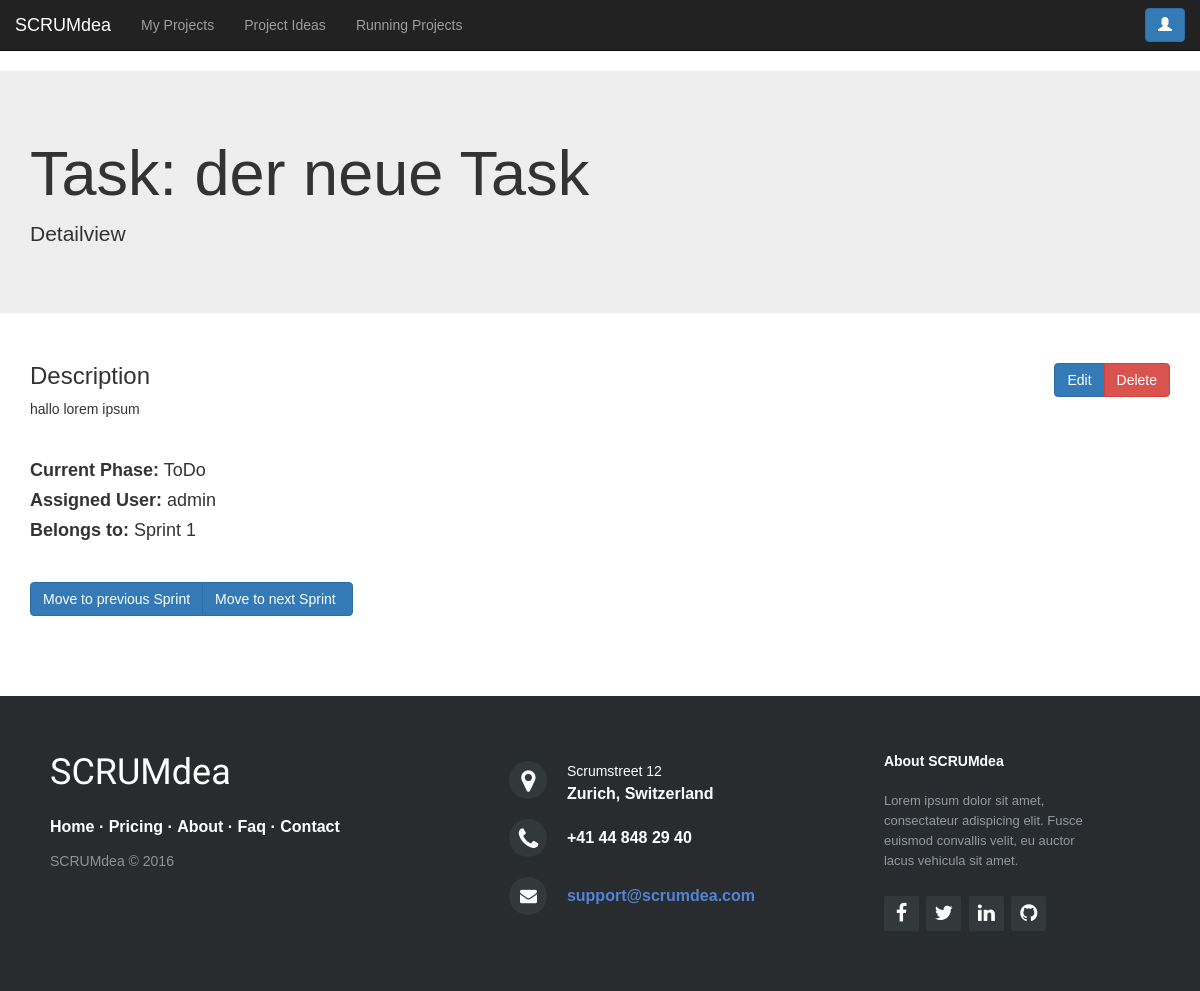
Before: /projects/14/sprints/18/tasks/20/ (signed in) with the older database file.
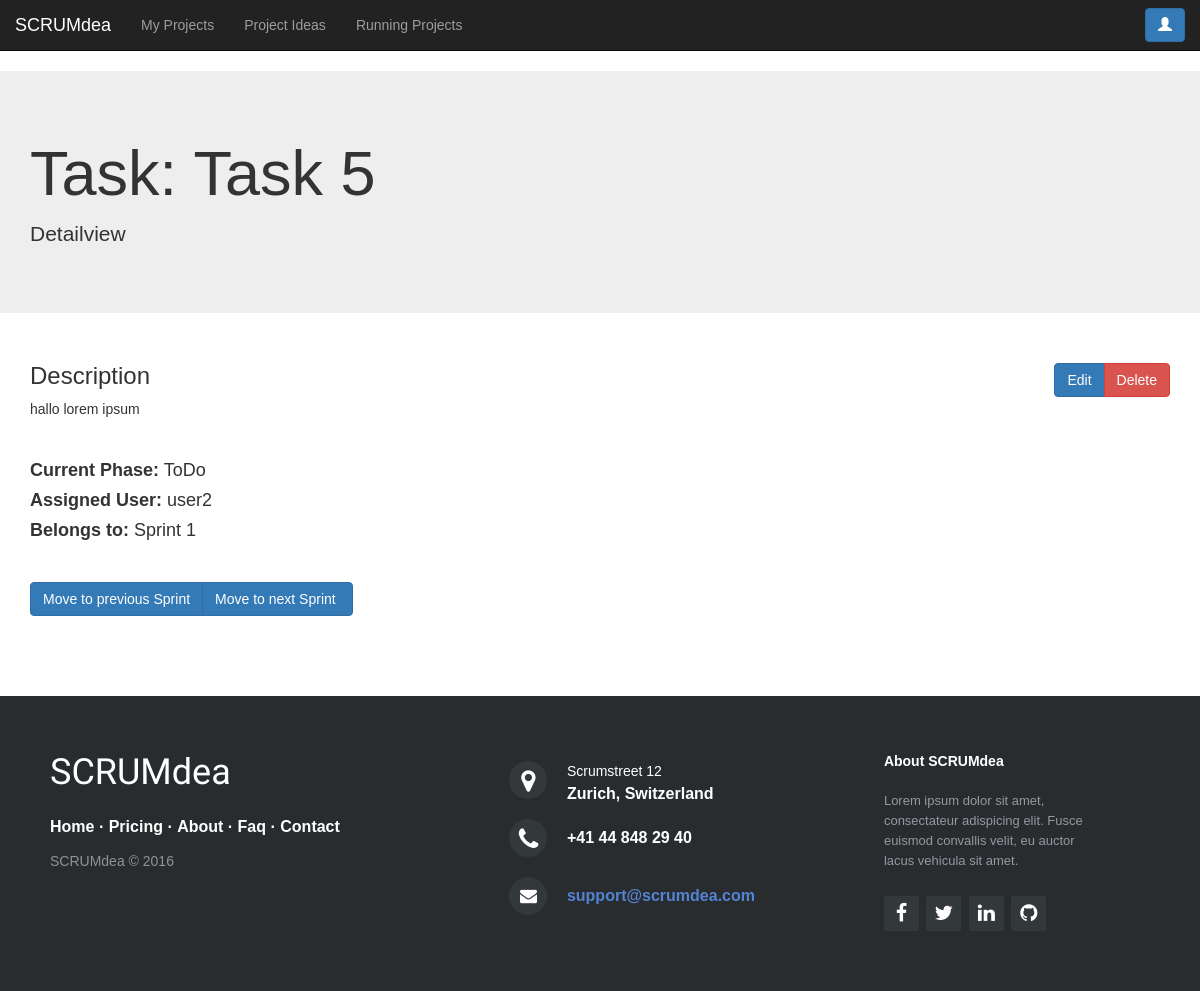
After: the same page with the newer database file.
### scrumdea/models.py (models this page shows)
class Task(models.Model):
    sprint = models.ForeignKey(Sprint, on_delete=models.CASCADE)
    creation_date = timezone.now()
    PHASE = (
        ('ToDo', 'To Do'),
        ('iP', 'in Progress'),
        ('iR', 'in Review'),
        ('F', 'Finished'),
    )
    phase = models.CharField(max_length=4,
                             choices=PHASE,
                             default='Todo')
    name = models.CharField(max_length=300, default='Task')
    description = models.TextField()
    assignedUser = models.ForeignKey(User, related_name='tasks', verbose_name='User')

class Sprint(models.Model):
    name = models.CharField(max_length=100)
    project = models.ForeignKey(Project, on_delete=models.CASCADE)
    creation_date = timezone.now()
    finishing_date = models.DateTimeField(null=True)

### scrumdea/views.py (the view)
# urls.py: url(r'^projects/(?P<pk>\d+)/sprints/(?P<spk>\d+)/tasks/(?P<tpk>\d+)/$', views.TaskDetailView.as_view(),
class TaskDetailView(LoginRequiredMixin, DetailView):
    model = src_models.Task
    template_name = 'scrumdea/final/task_details.html'
    def get_object(self, queryset=None):
        return src_models.Task.objects.get(id=self.kwargs['tpk'])
    def get_context_data(self, **kwargs):
        context = super(TaskDetailView, self).get_context_data(**kwargs)
        context['project'] = src_models.Project.objects.get(id=self.kwargs['pk'])
        return context

### scrumdea/templates/scrumdea/final/task_details.html (shortened to what this page needs)
{% load staticfiles %}
<!DOCTYPE html>
<html lang="en">
<head>
    <link href="{% static "css/bootstrap.min.css" %}" rel="stylesheet">
    <link rel="stylesheet" href="{% static "style.css" %}">
    <link rel="stylesheet" href="http://maxcdn.bootstrapcdn.com/font-awesome/4.2.0/css/font-awesome.min.css">
</head>
<body>
<nav class="navbar navbar-inverse navbar-static-top">
    <div class="container-fluid">
        <div class="navbar-header">
            <a class="navbar-brand" href="/">SCRUMdea</a>
            <div class="btn-toolbar">
            </div>
        </div>
        <div class="navbar-collapse collapse navbar-left" id="bs-example-navbar-collapse" aria-expanded="false"
             style="height: 1px;">
            <ul class="nav navbar-nav">
                <li><a href="{% url "project_list_view" %}">My Projects</a></li>
                <li><a href="{% url "general_idea_listlist_view" %}">Project Ideas</a></li>
                <li><a href="{% url "project_running_list_view" %}">Running Projects</a></li>
            </ul>
        </div>
        <button type="button" class="btn btn-primary navbar-right navbar-btn hidden-xs" aria-label="Right Align"
                data-toggle="modal" data-target="#user_modal" style="margin-right: 0px">
            <span class="glyphicon glyphicon-user" aria-hidden="true"></span>
        </button>
    </div>
</nav>
<div class="jumbotron">
    <div class="container">
        <h1>Task: {{ object.name }}</h1>
        <p>Detailview</p>
    </div>
</div>
<div class="container">
    <h3>Description
        <div class="btn-group pull-right">
            <a href="{% url "task_edit_view" pk=project.id spk=object.sprint.id tpk=object.id %}" type="button"
               class="btn btn-primary">Edit</a>
            <a href="{% url "task_delete_view" pk=project.id spk=object.sprint.id tpk=object.id %}" type="button"
               class="btn btn-danger">Delete</a>
        </div>
    </h3>
    <p>{{ object.description }}</p>
    <br>
    <h4><strong>Current Phase:</strong> {{ object.phase }} </h4>
    <h4><strong>Assigned User: </strong> {{ object.assignedUser }}</h4>
    <h4><strong>Belongs to: </strong>{{ object.sprint.name }}</h4>
    <p>&nbsp;</p>
    <div class="btn-group">
        <button type="button" class="btn btn-primary">Move to previous Sprint</button>
        <button type="button" class="btn btn-primary">Move to next Sprint </button>
    </div>
    <br>
</div>
<footer class="footer-distributed">
    <div class="footer-left">
        <h3>SCRUMdea</h3>
        <p class="footer-links">
            <a href="#">Home</a>
            ·
            <a href="#">Pricing</a>
            ·
            <a href="#">About</a>
            ·
            <a href="#">Faq</a>
            ·
            <a href="#">Contact</a>
        </p>
        <p class="footer-company-name">SCRUMdea &copy; 2016</p>
    </div>
    <div class="footer-center">
        <div>
            <i class="fa fa-map-marker"></i>
            <p><span>Scrumstreet 12</span> Zurich, Switzerland</p>
        </div>
        <div>
            <i class="fa fa-phone"></i>
            <p>+41 44 848 29 40</p>
        </div>
        <div>
            <i class="fa fa-envelope"></i>
            <p><a href="mailto:support@company.com">support@scrumdea.com</a></p>
        </div>
    </div>
    <div class="footer-right">
        <p class="footer-company-about">
            <span>About SCRUMdea</span>
            Lorem ipsum dolor sit amet, consectateur adispicing elit. Fusce euismod convallis velit, eu auctor lacus
            vehicula sit amet.
        </p>
        <div class="footer-icons">
            <a href="#"><i class="fa fa-facebook"></i></a>
            <a href="#"><i class="fa fa-twitter"></i></a>
            <a href="#"><i class="fa fa-linkedin"></i></a>
            <a href="#"><i class="fa fa-github"></i></a>
        </div>
    </div>
</footer>
</body>
</html>

Changed rows visible on the page:
changed Task "ToDo": name "der neue Task" → "Task 5"; assignedUser "admin" → "user2"
